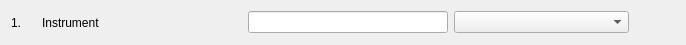
<?xml version="1.0" encoding="UTF-8"?>
<ui version="4.0">
 <class>InstrumentPanelItem</class>
 <widget class="QWidget" name="InstrumentPanelItem">
  <property name="geometry">
   <rect>
    <x>0</x>
    <y>0</y>
    <width>661</width>
    <height>45</height>
   </rect>
  </property>
  <property name="windowTitle">
   <string>Form</string>
  </property>
  <layout class="QHBoxLayout" name="horizontalLayout">
   <item>
    <widget class="QLabel" name="instrumentNumber">
     <property name="minimumSize">
      <size>
       <width>25</width>
       <height>0</height>
      </size>
     </property>
     <property name="maximumSize">
      <size>
       <width>25</width>
       <height>16777215</height>
      </size>
     </property>
     <property name="text">
      <string>1.</string>
     </property>
    </widget>
   </item>
   <item>
    <widget class="ClickableLabel" name="instrumentNameLabel">
     <property name="minimumSize">
      <size>
       <width>200</width>
       <height>0</height>
      </size>
     </property>
     <property name="maximumSize">
      <size>
       <width>200</width>
       <height>16777215</height>
      </size>
     </property>
     <property name="toolTip">
      <string>Click to change instrument name.</string>
     </property>
     <property name="text">
      <string>Instrument</string>
     </property>
    </widget>
   </item>
   <item>
    <widget class="QLineEdit" name="instrumentNameEdit">
     <property name="minimumSize">
      <size>
       <width>200</width>
       <height>0</height>
      </size>
     </property>
     <property name="maximumSize">
      <size>
       <width>200</width>
       <height>16777215</height>
      </size>
     </property>
    </widget>
   </item>
   <item>
    <widget class="QComboBox" name="midiInstrument">
     <property name="minimumSize">
      <size>
       <width>175</width>
       <height>0</height>
      </size>
     </property>
     <property name="maximumSize">
      <size>
       <width>200</width>
       <height>16777215</height>
      </size>
     </property>
    </widget>
   </item>
   <item>
    <widget class="QPushButton" name="removeButton">
     <property name="text">
      <string/>
     </property>
     <property name="flat">
      <bool>true</bool>
     </property>
    </widget>
   </item>
  </layout>
 </widget>
 <customwidgets>
  <customwidget>
   <class>ClickableLabel</class>
   <extends>QLabel</extends>
   <header>clickablelabel.h</header>
  </customwidget>
 </customwidgets>
 <resources/>
 <connections/>
</ui>
